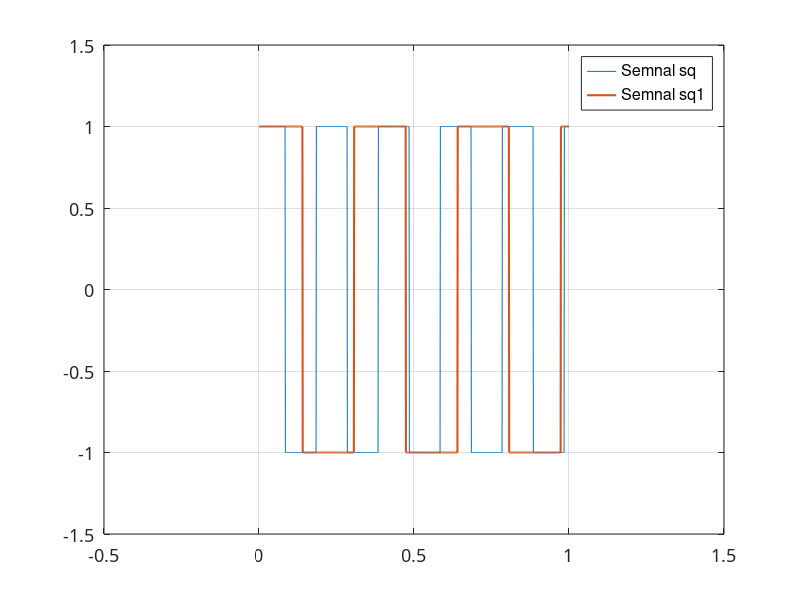

Source code (MATLAB): (Note: this script raises an error after producing the figure.)
A = 1;
w0 = 10*pi;
rho = 0.5;
t = 0:.001:1;
sq = A*square(w0*t+rho);

% data for second signal
w1 = 6*pi;

sq1 = A*square(w1*t+rho);

plot(t,sq, t, sq1, "linewidth", 1.5), 
grid, set (gca,'FontName', 'ArialCyr','FontSize',13)

legend("Semnal sq", "Semnal sq1", "AutoUpdate", "off")

xlim([-0.5, 1.5])
ylim([-1.5, 1.5])

xline(0, "black")
yline(0, "black")

title('Semnal periodic in forma dreptunghiulara') 
xlabel('t,sec'), ylabel('X(t)'), grid